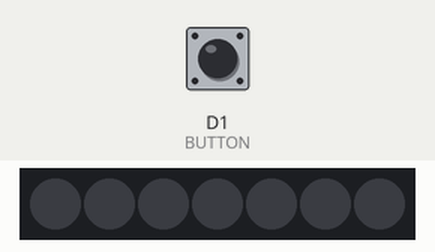
A sketch run on a simulated ESP8266 (NodeMCU). Parts: 7 RGB LEDs in strip order, left to right. The inputs (shaded band) are chosen by the test bench; at power-on: D1 (BUTTON) HIGH. WiFi joins after 1.5 s; servers stay silent unless stated; no MQTT or app messages arrive unless stated; what the sketch prints to the serial monitor is not drawn.

Above: at 2.7 s.
2.8 s: D1 (BUTTON) pulled LOW for 0.15 s
At 3.7 s:
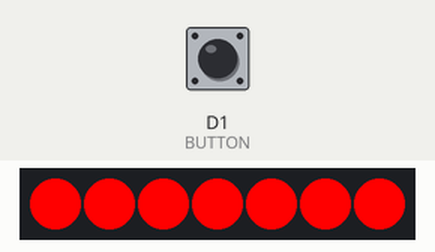
10.4 s: D1 (BUTTON) pulled LOW for 1 s
At 15.9 s:
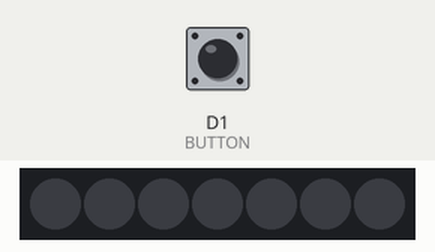
16.9 s: D1 (BUTTON) pulled LOW for 3.2 s
At 17.8 s:
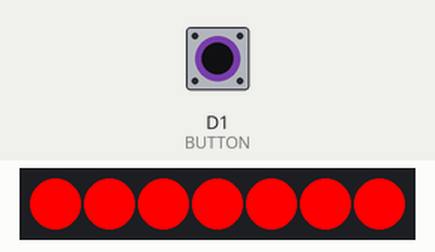
Timing chart, 0 to 22.6 s (numbered marks = the images above; inputs shaded):
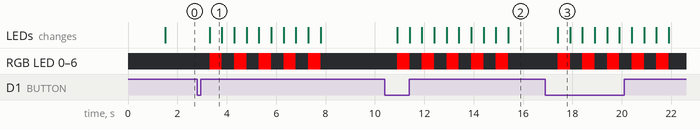

The sketch:

Button_5_V1.ino
```cpp
#include <ESP8266WiFi.h>
#include <PubSubClient.h>
#include <Adafruit_NeoPixel.h>
#include <ArduinoJson.h>

// **Uniek nummer per ESP**
#define ESP_NUMBER 5  // Verander per ESP

// **Wi-Fi instellingen**
const char* ssid = "The-Mona";
const char* password = "mona1234";

// **MQTT Broker instellingen**
const char* mqtt_server = "192.168.69.69";

#define MQTT_MAX_PACKET_SIZE 256
WiFiClient espClient;
PubSubClient client(espClient);

// **Neopixel Instellingen**
#define PIN D4
#define NUMPIXELS 7
Adafruit_NeoPixel pixels(NUMPIXELS, PIN, NEO_GRB + NEO_KHZ800);

// **Drukknop (NO Contact)**
#define BUTTON D1  // Knop tussen D1 en GND
bool buttonState = false;
int brightness = 255;  // Standaard helderheid (0-255)
int batteryLevel = 100; // Voor toekomstige batterijstatus

// **Wi-Fi setup**
void setup_wifi() {
  delay(10);
  Serial.begin(115200);
  Serial.println("\n📡 Verbinden met WiFi...");
  WiFi.begin(ssid, password);
  while (WiFi.status() != WL_CONNECTED) {
    delay(500);
    Serial.print(".");
  }
  Serial.println("\n✅ WiFi Verbonden!");
}

// **MQTT Callback: ontvangt LED-updates en statusverzoeken**
void callback(char* topic, byte* payload, unsigned int length) {
  Serial.print("📩 MQTT bericht ontvangen op topic: ");
  Serial.println(topic);

  char message[length + 1];
  strncpy(message, (char*)payload, length);
  message[length] = '\0';

  Serial.println("📜 Bericht: ");
  Serial.println(message);

  // **JSON-parsing**
  StaticJsonDocument<256> doc;
  DeserializationError error = deserializeJson(doc, message);
  if (error) {
    Serial.println("❌ JSON parsing mislukt!");
    return;
  }

  // **Controleer of het bericht voor deze ESP is**
  if (doc.containsKey("id") && doc["id"] != ESP_NUMBER) {
    Serial.println("⏩ Bericht is niet voor deze ESP!");
    return;
  }

  // **Controleer of het een statusverzoek is**
  if (String(topic) == "esp/request_status") {
    sendStatusUpdate();
    return;
  }

  // **Controleer of alle LEDs moeten veranderen**
  if (doc.containsKey("led")) {
    const char* ledCommand = doc["led"];

    if (strcmp(ledCommand, "ON") == 0) {
      int r = doc["r"];
      int g = doc["g"];
      int b = doc["b"];
      if (doc.containsKey("brightness")) {
        brightness = doc["brightness"];
        pixels.setBrightness(brightness);
      }
      pixels.fill(pixels.Color(r, g, b));
      pixels.show();
      Serial.println("🔆 Alle LEDs AAN gezet!");
      sendLedStatus("ON");
      return;
    }

    if (strcmp(ledCommand, "OFF") == 0) {
      pixels.clear();
      pixels.show();
      Serial.println("💡 Alle LEDs UIT gezet!");
      sendLedStatus("OFF");
      return;
    }
  }

  // **Lees LED-instellingen**
  int led = doc["led"];
  int r = doc["r"];
  int g = doc["g"];
  int b = doc["b"];
  if (doc.containsKey("brightness")) {
    brightness = doc["brightness"];
    pixels.setBrightness(brightness);
  }

  // **Pas een specifieke LED aan**
  if (led >= 0 && led < NUMPIXELS) {
    pixels.setPixelColor(led, pixels.Color(r, g, b));
    pixels.show();
    Serial.printf("🔹 LED %d aangepast!\n", led);
  }

  // **Bevestiging terugsturen**
  sendLedStatus("UPDATE");
}

// **Herstel MQTT verbinding indien verbroken**
void reconnect() {
  while (!client.connected()) {
    Serial.print("🔌 Verbinden met MQTT...");
    if (client.connect(String(ESP_NUMBER).c_str())) {
      Serial.println("✅ Verbonden met MQTT!");
      client.subscribe("neopixel/set");
      client.subscribe("esp/request_status");  // ✅ Luistert naar statusverzoeken
      sendConnectedMessage();
    } else {
      Serial.print("❌ Fout, rc=");
      Serial.println(client.state());
      Serial.println("⏳ Wachten 5 sec...");
      delay(5000);
    }
  }
}

void setup() {
  Serial.begin(115200);
  setup_wifi();

  client.setServer(mqtt_server, 1883);
  client.setCallback(callback);

  pixels.begin();
  pixels.clear();
  pixels.setBrightness(brightness);

  // **Drukknop instellen met interne pull-up weerstand**
  pinMode(BUTTON, INPUT_PULLUP);
}

void loop() {
  if (!client.connected()) {
    reconnect();
  }
  client.loop();

  // **Drukknop controleren**
  if (digitalRead(BUTTON) == LOW && !buttonState) {
    buttonState = true;
    Serial.println("🎛️ Knop ingedrukt!");
    sendButtonPress();
    blinkRed(5000);  // 🔴 Knipperen voor 5 seconden
  } else if (digitalRead(BUTTON) == HIGH) {
    buttonState = false;
  }
}

// **Knipperfunctie: LEDS knipperen rood voor X milliseconden**
void blinkRed(int duration) {
  unsigned long startTime = millis();
  bool state = false;

  while (millis() - startTime < duration) {
    if (state) {
      pixels.fill(pixels.Color(255, 0, 0));  // Rood aan
    } else {
      pixels.clear();  // Uit
    }
    pixels.show();
    state = !state;
    delay(500);  // 🔴 Knippert elke 500ms
  }

  pixels.clear();  // LEDs weer uitzetten na knipperen
  pixels.show();
}

// **Functie om knopstatus + LED-status naar MQTT te sturen**
void sendButtonPress() {
  Serial.println("📡 Knopstatus verzenden...");
  StaticJsonDocument<128> doc;
  doc["id"] = ESP_NUMBER;
  doc["event"] = "PRESSED";

  char buffer[128];
  serializeJson(doc, buffer);
  client.publish("esp/status", buffer);
}

// **Functie om LED-status naar MQTT te sturen**
void sendLedStatus(const char* eventType) {
  Serial.println("📡 LED-status verzenden...");
  StaticJsonDocument<128> doc;
  doc["id"] = ESP_NUMBER;
  doc["event"] = eventType;
  doc["brightness"] = brightness;

  char buffer[128];
  serializeJson(doc, buffer);
  client.publish("neopixel/status", buffer);
}

// **Functie om bij opstart te melden dat de ESP verbonden is**
void sendConnectedMessage() {
  Serial.println("📡 Versturen: ESP verbonden");
  StaticJsonDocument<128> doc;
  doc["id"] = ESP_NUMBER;
  doc["status"] = "connected";

  char buffer[128];
  serializeJson(doc, buffer);
  client.publish("esp/status", buffer);
}

// **Functie om status op aanvraag te verzenden**
void sendStatusUpdate() {
  Serial.println("📡 Versturen: ESP status update");
  StaticJsonDocument<128> doc;
  doc["id"] = ESP_NUMBER;
  doc["status"] = "connected";
  doc["battery"] = batteryLevel;  // ❗ Voor toekomstige updates (bijv. batterijstatus)

  char buffer[128];
  serializeJson(doc, buffer);
  client.publish("esp/status", buffer);
}
```

Measured:
- after the input at 2.8 s, RGB LED 0–6: alternates RGB(255, 0, 0) for 0.50 s and off for 0.50 s, 10 changes in all, then stays off, starting after 0.50 s; the LEDs: change after 0.50 s (image 1)
- after the input at 10.4 s, RGB LED 0–6: alternates RGB(255, 0, 0) for 0.50 s and off for 0.50 s, 10 changes in all, then stays off, starting after 0.50 s; the LEDs: first change after 0.50 s (image 2 shows a later state)
- after the input at 16.9 s, RGB LED 0–6: alternates RGB(255, 0, 0) for 0.50 s and off for 0.50 s, starting after 0.50 s; the LEDs: change after 0.50 s (image 3)
- what the display in image 1 shows lasts 0.5 s, from 3.3 s to 3.8 s
